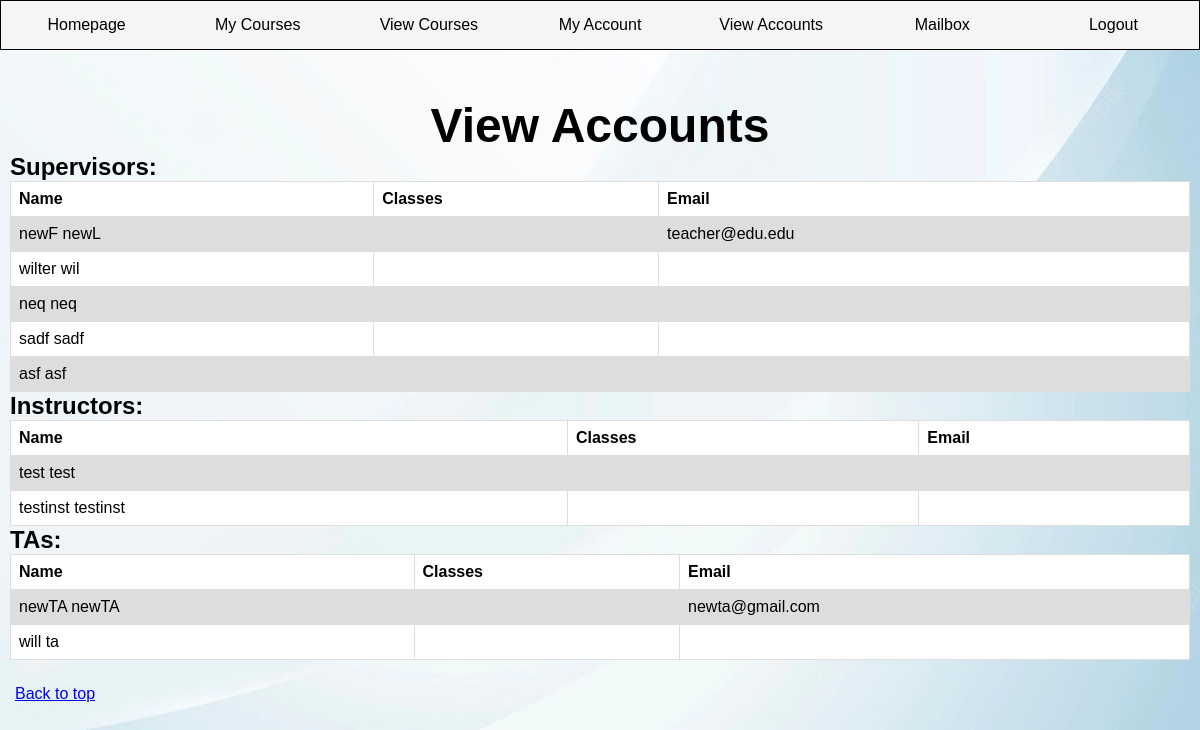
/viewAccounts/ (signed in), run on the app's committed database.
### SchedulingAPP/models.py (models this page shows, shortened)
class User(models.Model):
    username = models.CharField(max_length=25)
    password = models.CharField(max_length=25)
    role = models.CharField(max_length=10, choices=Role.choices, default=Role.ta)
    email = models.CharField(max_length=40)
    first_name = models.CharField(max_length=25)
    last_name = models.CharField(max_length=25)

### SchedulingAPP/views.py (the view, shortened to what this page needs)
# urls.py: path('viewAccounts/', ViewAccounts.as_view()),
class ViewAccounts(View):
    def get(self, request):
        talist = UserClass.get_all_tas()
        instlist = UserClass.get_all_instructors()
        suplist = UserClass.get_all_supervisors()
        my_user = UserClass.get_user(request.session["session_username"])
        return render(request, "viewAccounts.html", {"role": UserClass.get_role(my_user),
                                                     "all_users": UserClass.get_all_users(),
                                                     "supervisors": suplist,
                                                     "instructors": instlist,
                                                     "tas": talist})

### classes/UserClass.py (called while the page is built)
def get_all_users():
    return User.objects.all()

def get_all_tas():
    return User.objects.filter(role="TA")

def get_all_instructors():
    return User.objects.filter(role='Instructor').values()

def get_all_supervisors():
    return User.objects.filter(role='Supervisor').values()

def get_user(username):
    return User.objects.get(username=username)

def get_role(user):
    return user.role

### templates/viewAccounts.html (shortened to what this page needs)
<!DOCTYPE html>
<html lang="en">
<head>
{% load static %}
    <link rel="stylesheet" href="{% static 'viewContent.css' %}">
</head>
<body>
    <nav>
        <ul class="navlinks">
              <li>
                {% if role == "Supervisor" %}
                <a href="/supervisorHomepage/">Homepage</a>
                {%  elif role == "Instructor" %}
                <a href="/instructorHomepage">Homepage</a>
                {% elif role == "TA" %}
                <a href="/TAHomepage">Homepage</a>
                {% endif %}
            </li>
            <li><a href="/viewCourses/">My Courses</a></li>
            <li><a href="/viewAllCourses/">View Courses</a></li>
            <li><a href="/MyAccount/">My Account</a></li>
            <li><a href="/viewAccounts/">View Accounts</a></li>
            <li><a href="/notification/">Mailbox</a></li>
            <li><a href="/">Logout</a></li>
        </ul>
    </nav>
    <div class="content">
    <h1>View Accounts</h1>
<h2>Supervisors:</h2>
    <table>
        <tr>
            <th>Name</th>
            <th>Classes</th>
            <th>Email</th>
        </tr>
            {% for x in supervisors %}
            <tr>
                <td>
                    {{ x.first_name }} {{ x.last_name }}
                </td>
                <td>
                </td>
                <td>
                    {{ x.email }}
                </td>
            </tr>
        {% endfor %}
    </table>
<div class="instructor">
<form>
    <h2>Instructors:</h2>
    <table>
        <tr>
            <th>Name</th>
            <th>Classes</th>
            <th>Email</th>
        </tr>
            {% for x in instructors %}
            <tr>
                <td>
                    {{ x.first_name }} {{ x.last_name }}
                </td>
                <td>
                </td>
                <td>
                </td>
            </tr>
        {% endfor %}
    </table>
    </form>
</div>
    <div class="TA">
    <form>
    <h2>TAs:</h2>
    <table>
        <tr>
            <th>Name</th>
            <th>Classes</th>
            <th>Email</th>
        </tr>
           {% for x in tas %}
            <tr>
                <td>
                    {{ x.first_name }} {{ x.last_name }}
                </td>
                <td>
                </td>
                <td>
                    {{ x.email }}
                </td>
            </tr>
        {% endfor %}
    </table>
</form>
</div>
</div>
<div class="linkbox">
    <a href = "#top">Back to top</a>
</div></body>
</html>

### static/viewContent.css (style rules this page uses)
* { margin: 0; padding: 0; font-family: 'arial', sans-serif }
.content { margin:10px; }
nav ul { display: flex; flex-direction: row; align-items:stretch; padding: 0; text-align: left; list-style: none; margin: 0px; }
nav ul li { flex: 1; }
nav { margin: 0px; border: 1px solid black; }
nav ul li a { display: block; background-color: whitesmoke; color: black; text-decoration: none; text-align: center; padding: 15px 0 15px 0; font-size: 1em; }
h1 { margin-top: 1em; }
body { background-image:url("background.png"); font-family: arial, sans-serif; background-size: cover; background-attachment: fixed; }
table { font-family: arial, sans-serif; border-collapse: collapse; width: 100%; background-color: white; }
td, th { border: 1px solid #dddddd; text-align: left; padding: 8px; }
tr:nth-child(even) { background-color: #dddddd; }
h1 { font-size:xxx-large; text-align: center; }
.linkbox { padding:15px; width:fit-content; margin-top: 10px; }

### data on the page
User: first_name "newF", last_name "newL", email "teacher@edu.edu"
User: first_name "wilter", last_name "wil"
User: first_name "neq", last_name "neq"
User: first_name "sadf", last_name "sadf"
User: first_name "asf", last_name "asf"
User: first_name "test", last_name "test"
User: first_name "testinst", last_name "testinst"
User: first_name "newTA", last_name "newTA", email "newta@gmail.com"
User: first_name "will", last_name "ta"
